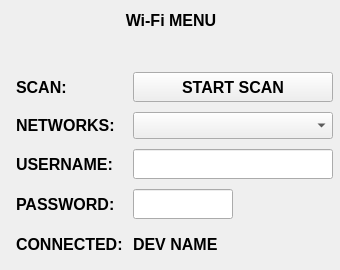
<?xml version="1.0" encoding="UTF-8"?>
<ui version="4.0">
 <class>wifiSetup</class>
 <widget class="QWidget" name="wifiSetup">
  <property name="geometry">
   <rect>
    <x>0</x>
    <y>0</y>
    <width>340</width>
    <height>270</height>
   </rect>
  </property>
  <property name="minimumSize">
   <size>
    <width>340</width>
    <height>270</height>
   </size>
  </property>
  <property name="font">
   <font>
    <pointsize>12</pointsize>
    <weight>75</weight>
    <bold>true</bold>
   </font>
  </property>
  <property name="windowTitle">
   <string>Form</string>
  </property>
  <layout class="QFormLayout" name="formLayout">
   <item row="0" column="0">
    <layout class="QHBoxLayout" name="horizontalLayout_2">
     <property name="bottomMargin">
      <number>10</number>
     </property>
     <item>
      <widget class="QLabel" name="label_6">
       <property name="minimumSize">
        <size>
         <width>320</width>
         <height>0</height>
        </size>
       </property>
       <property name="maximumSize">
        <size>
         <width>16777215</width>
         <height>40</height>
        </size>
       </property>
       <property name="text">
        <string>Wi-Fi MENU</string>
       </property>
       <property name="alignment">
        <set>Qt::AlignCenter</set>
       </property>
      </widget>
     </item>
    </layout>
   </item>
   <item row="1" column="0">
    <spacer name="verticalSpacer">
     <property name="orientation">
      <enum>Qt::Vertical</enum>
     </property>
     <property name="sizeHint" stdset="0">
      <size>
       <width>298</width>
       <height>20</height>
      </size>
     </property>
    </spacer>
   </item>
   <item row="2" column="0">
    <layout class="QGridLayout" name="gridLayout">
     <property name="leftMargin">
      <number>5</number>
     </property>
     <property name="spacing">
      <number>10</number>
     </property>
     <item row="0" column="0">
      <widget class="QLabel" name="label_5">
       <property name="text">
        <string>SCAN:</string>
       </property>
      </widget>
     </item>
     <item row="0" column="1">
      <widget class="QPushButton" name="pb_scanWifi">
       <property name="minimumSize">
        <size>
         <width>200</width>
         <height>30</height>
        </size>
       </property>
       <property name="maximumSize">
        <size>
         <width>16777215</width>
         <height>16777215</height>
        </size>
       </property>
       <property name="text">
        <string>START SCAN</string>
       </property>
       <property name="flat">
        <bool>false</bool>
       </property>
      </widget>
     </item>
     <item row="1" column="0">
      <widget class="QLabel" name="label">
       <property name="text">
        <string>NETWORKS:</string>
       </property>
      </widget>
     </item>
     <item row="1" column="1">
      <widget class="QComboBox" name="cb_wifiNetList">
       <property name="minimumSize">
        <size>
         <width>0</width>
         <height>0</height>
        </size>
       </property>
      </widget>
     </item>
     <item row="2" column="0">
      <widget class="QLabel" name="label_2">
       <property name="text">
        <string>USERNAME:</string>
       </property>
      </widget>
     </item>
     <item row="2" column="1">
      <widget class="vkILine" name="le_wifiUsername">
       <property name="minimumSize">
        <size>
         <width>0</width>
         <height>30</height>
        </size>
       </property>
       <property name="maximumSize">
        <size>
         <width>16777215</width>
         <height>30</height>
        </size>
       </property>
      </widget>
     </item>
     <item row="3" column="0">
      <widget class="QLabel" name="label_3">
       <property name="text">
        <string>PASSWORD:</string>
       </property>
      </widget>
     </item>
     <item row="3" column="1">
      <widget class="vkILine" name="le_wifiPasswd">
       <property name="minimumSize">
        <size>
         <width>0</width>
         <height>30</height>
        </size>
       </property>
       <property name="maximumSize">
        <size>
         <width>100</width>
         <height>30</height>
        </size>
       </property>
       <property name="alignment">
        <set>Qt::AlignCenter</set>
       </property>
      </widget>
     </item>
     <item row="4" column="0">
      <widget class="QLabel" name="label_4">
       <property name="text">
        <string>CONNECTED:</string>
       </property>
      </widget>
     </item>
     <item row="4" column="1">
      <widget class="QLabel" name="lb_wifiDevName">
       <property name="minimumSize">
        <size>
         <width>0</width>
         <height>30</height>
        </size>
       </property>
       <property name="text">
        <string>DEV NAME</string>
       </property>
       <property name="alignment">
        <set>Qt::AlignLeading|Qt::AlignLeft|Qt::AlignVCenter</set>
       </property>
      </widget>
     </item>
    </layout>
   </item>
  </layout>
 </widget>
 <customwidgets>
  <customwidget>
   <class>vkILine</class>
   <extends>QLineEdit</extends>
   <header>vkiline.h</header>
  </customwidget>
 </customwidgets>
 <resources/>
 <connections/>
</ui>
